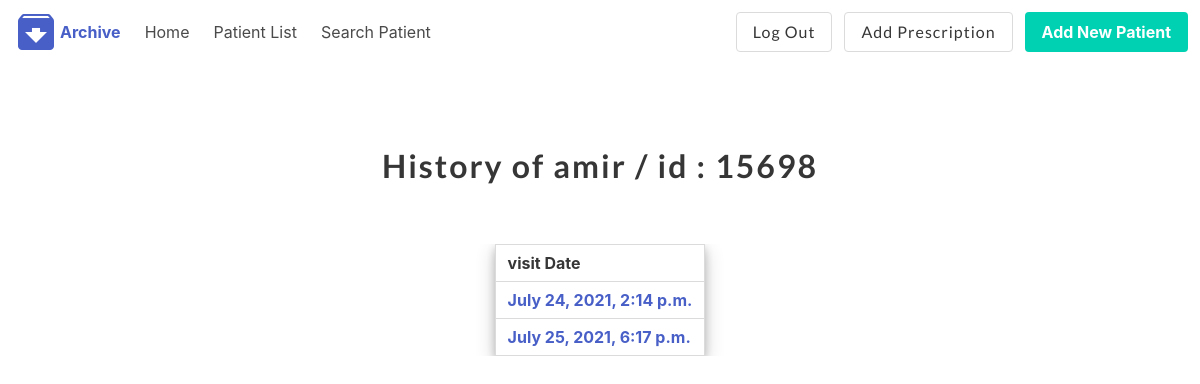
/patient/2/history (signed in), run on the app's committed database.
### patienthistory/models.py (models this page shows, shortened)
class Patient(models.Model):
    drId = models.ForeignKey(User, on_delete=models.CASCADE, default=1)
    first_name = models.CharField(max_length=50, null=True, blank=True)
    last_name = models.CharField(max_length=50, null=True, blank=True)
    picture = models.ImageField(upload_to='profile_pics', blank=True, null=True, verbose_name='Picture')
    phone = models.CharField(max_length=50, null=True, blank=True)
    about = models.TextField(max_length=300, null=True, blank=True)
    email = models.CharField(max_length=50, null=True, blank=True)
    Id_card_number = models.CharField(max_length=50, null=True, blank=True)
    location = models.CharField(max_length=50, null=True, blank=True)
    illness = models.CharField(max_length=50, null=True, blank=True)

class PatientHistory(models.Model):
    PatientId = models.ForeignKey(Patient, on_delete=models.CASCADE, blank=True, null=True)
    Prescription = models.TextField(max_length=300, null=True, blank=True)
    nextVisit = models.DateTimeField(null=True, blank=True)
    picture = models.ImageField(upload_to='profile_pics', blank=True, null=True, verbose_name='Picture')
    VisitDate = models.DateTimeField(auto_now_add=True, blank=True)
    Description = models.TextField(max_length=300, null=True, blank=True)

### patienthistory/views.py (the view)
# urls.py: path('<PatientId>/history', views.PatientHistoryview, name='patientHist'),
@login_required
def PatientHistoryview(request, PatientId):
    user = PatientId
    allhistories = PatientHistory.objects.filter(PatientId_id=user)
    username = Patient.objects.get(id=user)
    context = {'allhistories': allhistories,
               'username': username
               }
    return render(request, 'patienthistory/patienthis.html', context)

### patienthistory/templates/patienthistory/patienthis.html
{% extends 'patienthistory/base.html' %}
{% block content %}
    <section class="section">
        <div class="container">
            <div class="columns is-mobile is-centered">
                <div class="column">
                    <br>
                    <div class="column">
                        <h1 class="title" style="text-align: center">
                            History of {{ username.first_name }} / id : {{ username.Id_card_number }}
                        </h1>
                    </div>
                    <section class="section">
                        <div class="container">
                            <div class="table-container">
                                <table class="table table is-bordered"
                                       style="border-radius:2%; margin-left: auto;margin-right: auto; box-shadow: 0 4px 8px 0 rgba(0, 0, 0, 0.2), 0 6px 20px 0 rgba(0, 0, 0, 0.19); background: rgba(255,255,255,0.4);">
                                    <thead>
                                    <tr>
                                        <th>visit Date</th>
                                    </tr>
                                    </thead>
                                    <tbody>
                                    {% for history in allhistories %}
                                        <tr>
                                            <td><b><a href="{% url 'Prescription' history.id %}">{{ history.VisitDate }}</a></b></td>
                                        </tr>
                                    {% endfor %}
                                    </tbody>
                                </table>
                            </div>
                        </div>
                    </section>
                </div>
            </div>
        </div>
    </section>
{% endblock %}

### patienthistory/static/patienthistory/style.css (style rules this page uses)
body { margin:0; }
h1 { font-family: 'Lato', sans-serif; font-weight:300; letter-spacing: 2px; font-size:48px; }

### data on the page
Patient: first_name "amir", Id_card_number "15698"
PatientHistory: VisitDate "July 24, 2021, 2:14 p.m."
PatientHistory: VisitDate "July 25, 2021, 6:17 p.m."
